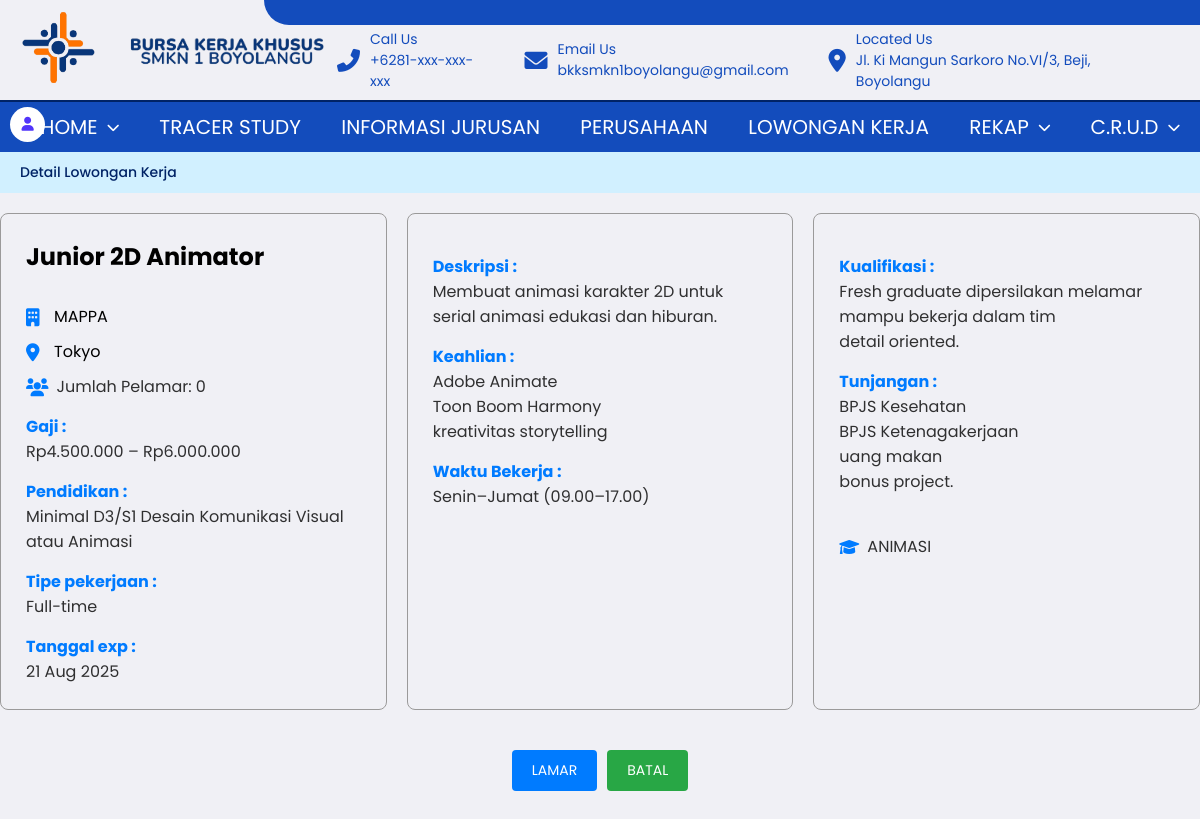
/BKK/Lowker/detail-lowker.php?id=16 (signed in), run on the app's committed database.
### tables this page shows
CREATE TABLE `lowker`  (
  `id_lowker` int NOT NULL AUTO_INCREMENT,
  `id_jurusan` int NOT NULL,
  `judul_lowker` varchar(255) NOT NULL,
  `deskripsi_lowker` text NOT NULL,
  `email` varchar(255) NOT NULL,
  `gaji` varchar(255) NULL DEFAULT NULL,
  `pendidikan` varchar(255) NULL DEFAULT NULL,
  `tipe_pekerjaan` varchar(255) NULL DEFAULT NULL,
  `tgl_ditutup` date NULL DEFAULT NULL,
  `tgl_posting` date NULL DEFAULT NULL,
  `keahlian` text NULL,
  `waktu_bekerja` varchar(255) NULL DEFAULT NULL,
  `kualifikasi` text NULL,
  `tunjangan` text NULL,
  `id_perusahaan` int NULL DEFAULT NULL,
  `lokasi` varchar(255) NULL DEFAULT NULL,
  `jumlah_pelamar` int NULL DEFAULT NULL,
  PRIMARY KEY (`id_lowker`, `id_jurusan`) USING BTREE,
  INDEX `id_perusahaan`(`id_perusahaan` ASC) USING BTREE,
  INDEX `id_lowker`(`id_lowker` ASC) USING BTREE,
  INDEX `jurusan`(`id_jurusan` ASC) USING BTREE,
  CONSTRAINT `jurusan` FOREIGN KEY (`id_jurusan`) REFERENCES `jurusan` (`id_jurusan`) ON DELETE RESTRICT ON UPDATE RESTRICT,
  CONSTRAINT `perusahaan` FOREIGN KEY (`id_perusahaan`) REFERENCES `perusahaan` (`id_perusahaan`) ON DELETE RESTRICT ON UPDATE RESTRICT
);

CREATE TABLE `perusahaan`  (
  `id_perusahaan` int NOT NULL AUTO_INCREMENT,
  `nama` varchar(100) NULL DEFAULT NULL,
  `alamat` text NULL,
  `kota` varchar(50) NULL DEFAULT NULL,
  `deskripsi_perusahaan` text NULL,
  `kontak` varchar(15) NULL DEFAULT NULL,
  `email` varchar(100) NULL DEFAULT NULL,
  `logo` longblob NULL,
  `gambar` varchar(255) NULL DEFAULT NULL,
  `standar` enum('umkm','mou','startup','perseroan') NOT NULL,
  `kategori` enum('lokal','provinsi','nasional','internasional') NOT NULL,
  `kerja_sama` text NOT NULL,
  PRIMARY KEY (`id_perusahaan`) USING BTREE
);

CREATE TABLE `jurusan`  (
  `id_jurusan` int NOT NULL AUTO_INCREMENT,
  `jurusan` varchar(100) NULL DEFAULT NULL,
  PRIMARY KEY (`id_jurusan`) USING BTREE
);

### BKK/config/helpers.php (called while the page is built, shortened)
<?php
function is_logged_in() {
    return isset($_SESSION['user_id']);
}
function is_admin() {
    return is_logged_in() && ($_SESSION['role'] ?? '') === 'admin';
}
function is_alumni() {
    return is_logged_in() && ($_SESSION['role'] ?? '') === 'alumni';
}
?>

### BKK/Lowker/detail-lowker.php (the view, shortened to what this page needs)
<?php
require_once __DIR__ . '/../config/helpers.php';
$id = (int) $_GET['id'];
$query = $koneksi->prepare("
    SELECT lowker.*, perusahaan.nama AS nama_perusahaan, perusahaan.alamat, perusahaan.kota,
           jurusan.jurusan AS nama_jurusan
    FROM lowker
    JOIN perusahaan ON lowker.id_perusahaan = perusahaan.id_perusahaan
    JOIN jurusan ON lowker.id_jurusan = jurusan.id_jurusan
    WHERE lowker.id_lowker = ?
");
$query->bind_param("i", $id);
$query->execute();
$resultLowker = $query->get_result();
$data = $resultLowker->fetch_assoc();
$stmtPelamar = $koneksi->prepare("SELECT COUNT(*) FROM lamaran WHERE id_lowker = ?");
$stmtPelamar->bind_param("i", $id);
$stmtPelamar->execute();
$stmtPelamar->bind_result($jumlahPelamarLowongan);
?>
<!DOCTYPE html>
<html lang="en">
<head>
    <link rel="stylesheet" href="../navbar/navbar.css?v=<?php echo time(); ?>">
    <link rel="stylesheet" href="detail-lowker.css?v=<?php echo time(); ?>">
    <link href="https://cdnjs.cloudflare.com/ajax/libs/font-awesome/6.0.0-beta3/css/all.min.css" rel="stylesheet">
</head>
<body>
    <?php include '../navbar/header.php' ?>
    <div class="container">
        <?php
        if (!is_logged_in()) {
            include '../navbar/guest.php';
        } elseif (is_alumni()) {
            include '../navbar/alumni.php';
        } elseif (is_admin()) {
            include '../navbar/admin.php';
        }
        ?>
        <div class="header-bar">
            <a href="#">Detail Lowongan Kerja</a>
        </div>
        <main>
            <section class="detail-lowongan">
                <div class="container-detail">
                    <div class="kotak-satu">
                        <h2><?= htmlspecialchars($data['judul_lowker']) ?></h2>
                        <div class="rincian">
                            <ul>
                                <li><i class="fa-solid fa-building"></i><?= htmlspecialchars($data['nama_perusahaan']) ?></li>
                                <li><i class="fa-solid fa-location-dot"></i><?= htmlspecialchars($data['lokasi']) ?></li>
                                <li><i class="fa-solid fa-users"></i><p>Jumlah Pelamar: <?= $jumlahPelamarLowongan ?></p>
                            </ul>
                        </div>
                        <div class="form-input">
                            <h4>Gaji :</h4>
                            <p><?= htmlspecialchars($data['gaji']) ?></p>
                        </div>
                        <div class="form-input">
                            <h4>Pendidikan :</h4>
                            <p><?= htmlspecialchars($data['pendidikan']) ?></p>
                        </div>
                        <div class="form-input">
                            <h4>Tipe pekerjaan :</h4>
                            <p><?= htmlspecialchars($data['tipe_pekerjaan']) ?></p>
                        </div>
                        <div class="form-input">
                            <h4>Tanggal exp : </h4>
                            <p><?= date('d M Y', strtotime($data['tgl_ditutup'])) ?></p>
                        </div>
                    </div>
                    <div class="kotak-dua">
                        <div class="detail-content">
                            <div class="form-input">
                                <h4>Deskripsi : </h4>
                                <p><?= nl2br(htmlspecialchars($data['deskripsi_lowker'])) ?></p>
                            </div>
                            <div class="form-input">
                                <h4>Keahlian : </h4>
                                <p><?= nl2br(htmlspecialchars($data['keahlian'])) ?></p>
                            </div>
                            <div class="form-input">
                                <h4>Waktu Bekerja :</h4>
                                <p><?= htmlspecialchars($data['waktu_bekerja']) ?></p>
                            </div>
                        </div>
                    </div>
                    <div class="kotak-tiga">
                        <div class="form-input">
                            <h4>Kualifikasi :</h4>
                            <p><?= nl2br(htmlspecialchars($data['kualifikasi'])) ?></p>
                        </div>
                        <div class="form-input">
                            <h4>Tunjangan :</h4>
                            <p><?= nl2br(htmlspecialchars($data['tunjangan'])) ?></p>
                        </div>
                        <div class="form-input" id="jurusan">
                            <i class="fa-solid fa-graduation-cap"></i>
                            <p><?= htmlspecialchars($data['nama_jurusan']); ?></p>
                        </div>
                    </div>
                    <div class="actions">
                        <a href="persyaratan.php?id=<?= $data['id_lowker'] ?>" class="save-btn">LAMAR</a>
                        <a href="loker.php" class="apply-btn">BATAL</a>
                    </div>
                </div>
            </section>
        </main>

### BKK/Lowker/detail-lowker.css (style rules this page uses)
* { margin: 0; padding: 0; box-sizing: border-box; font-family: 'Poppins', sans-serif; }
body { background-color: #f0f0f5; font-size: 16px; }
.container { min-height: 100vh; }
.header-bar { background-color: #d1f0ff; padding: 10px 20px; text-align: left; font-size: 14px; font-weight: 500; }
.header-bar a { color: #002366; text-decoration: none; margin-right: 40px; }
.container-detail { display: flex; justify-content: center; flex-direction: row; flex-wrap: wrap; margin: 20px auto; gap: 20px; max-width: 1200px; }
.container-detail h4 { color: #007bff; }
.detail-lowongan { width: 100%; }
.kotak-satu, .kotak-dua, .kotak-tiga { border: 1px solid #9b9a9a; border-radius: 8px; padding: 25px; box-sizing: border-box; }
.kotak-satu p, .kotak-dua p, .kotak-tiga p { color: #000; opacity: 0.8; }
.kotak-satu { flex: 1; width: 10px; }
.rincian { margin-top: 30px; }
.rincian ul li i { margin-right: 8px; color: #007bff; }
.rincian li { display: flex; align-items: center; margin-bottom: 10px; }
.rincian li i { color: #444; font-size: 18px; min-width: 20px; }
.form-input { margin-top: 15px; }
.kotak-dua { flex: 1; min-width: 120px; max-width: 48%; }
.kotak-tiga { flex: 1; min-width: 120px; max-width: 48%; }
.kotak-tiga #jurusan { display: flex; align-items: center; margin-top: 40px; }
.kotak-tiga i { margin-right: 8px; color: #007bff; }
.actions { display: flex; justify-content: center; gap: 10px; margin-top: 20px; width: 100%; }
.actions a { display: flex; align-items: center; justify-content: center; text-decoration: none; padding: 10px 20px; font-size: 14px; color: #fff; border-radius: 4px; cursor: pointer; transition: opacity 0.3s; }
.save-btn { background-color: #007bff; }
.apply-btn { background-color: #28a745; }

### data on the page
lowker: judul_lowker "Junior 2D Animator", id_perusahaan.nama "MAPPA", lokasi "Tokyo", gaji "Rp4.500.000 – Rp6.000.000", pendidikan "Minimal D3/S1 Desain Komunikasi Visual atau Animasi", tipe_pekerjaan "Full-time", tgl_ditutup "21 Aug 2025", deskripsi_lowker "Membuat animasi karakter 2D untuk serial animasi edukasi dan hiburan.", keahlian "Adobe Animate Toon Boom Harmony kreativitas storytelling", waktu_bekerja "Senin–Jumat (09.00–17.00)", kualifikasi "Fresh graduate dipersilakan melamar mampu bekerja dalam tim detail oriented.", tunjangan "BPJS Kesehatan BPJS Ketenagakerjaan uang makan bonus project.", id_jurusan.jurusan "ANIMASI"

### other printed values
$jumlahPelamarLowongan "0"
